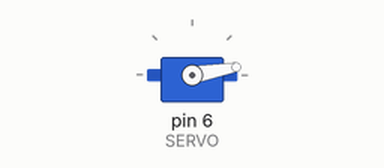
Simulated run of this sketch. Board: Arduino Uno, built with avr-gcc and run on an emulated ATmega328P. Shown: servo. What the sketch prints to the serial monitor is not drawn.

Above: at 1.1 s.
Timing chart, 0 to 2.6 s (numbered marks = the images above):
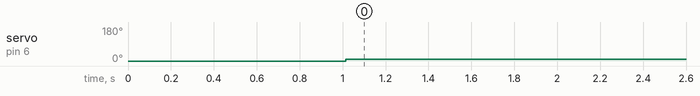

Measured:
- by itself, servo on pin 6 (SERVO): 0° → 10° at 1.0 s

The sketch:

fish2.0.ino
```cpp
// alimentador de aquários que libera a comida dos peixes a cada intervalo definido de 8, 12 ou uma hora

// Ardunino uno com um servo motor conectado na porta digital 6 PWM

#include <Servo.h>

#define SERVO 6 // Servo conectdo na Porta Digital 6 PWM

Servo s; // Variável Servo
int pos; // Posição Servo
unsigned long hora;
unsigned long tempo;
unsigned long segundo;
unsigned long minuto;
unsigned long intervalo;
unsigned long inte;

void setup (){

  s.attach(SERVO);
  Serial.begin(9600);
  s.write(0); // Inicia motor posição zero
  pos=10;
  tempo= millis;
  segundo= 1000 ;
  minuto= 60*segundo;
  hora= 60*minuto;

  delay (segundo);

//////////////////////////Definir intervalo de tempo entre alimentações////////////

      intervalo= 1*minuto;

////////////////////////////////////////////////////////////////////////////////

  Serial.println("Alimentador ligado");

   Serial.println();
   Serial.println();
   Serial.println();
   Serial.println();
   Serial.println();
}

void loop(){

// define qual intervalo deve ser usado entre as ativações do alimentador de peixes
// descomente o período desejado
//  douzeh ();  // douze horas de intervalo
  oitoh ();     // oito horas de intervalo
//  umah ();    // uma hora de intervalo
//  umm ();     // um minuto de intervalo, para testar o funcionamento
}
```

douzeh.ino
```cpp
void douzeh() {


//////////////////////////Definir intervalo de tempo entre alimentações////////////

      intervalo= 12*hora;

////////////////////////////////////////////////////////////////////////////////

        Serial.print(" Intervalo entre alimentações:");
   Serial.println(intervalo);
   Serial.println();
    Serial.println();
     Serial.println();

  //// volta////
    if(pos == 10){


    s.write(pos);

    delay (600);


Serial.print("posição atual: ");
Serial.print(pos);
Serial.println();
Serial.println();
pos =170;
  }

  s.detach();
  Serial.println("desligado");
     Serial.println();
    Serial.println();
     Serial.println();

delay(intervalo);


  //// vai//////
  if (pos == 170)  {


   s.attach(SERVO);
   Serial.println("ligado");
      Serial.println();
    Serial.println();
     Serial.println();

    s.write(pos);
      Serial.println("alimentou");
           Serial.println();
    Serial.println();
     Serial.println();
    delay(segundo);


Serial.print("posição atual: ");
Serial.print(pos);
Serial.println();
Serial.println();
     Serial.println();
    Serial.println();
     Serial.println();
pos =10;

  }

}
```

oitoh.ino
```cpp
void oitoh() {


//////////////////////////Definir intervalo de tempo entre alimentações////////////

       intervalo= 8*hora;

     //  intervalo= 10* segundo;

////////////////////////////////////////////////////////////////////////////////

       Serial.print(" Intervalo entre alimentações:");
   Serial.println(intervalo);
   Serial.println();
    Serial.println();
     Serial.println();

  //// volta////
    if(pos == 10){


    s.write(pos);

    delay (600);


Serial.print("posição atual: ");
Serial.print(pos);
Serial.println();
Serial.println();
pos =170;
  }

  s.detach();
  Serial.println("desligado");
     Serial.println();
    Serial.println();
     Serial.println();

delay(intervalo);


  //// vai//////
  if (pos == 170)  {


   s.attach(SERVO);
   Serial.println("ligado");
      Serial.println();
    Serial.println();
     Serial.println();

    s.write(pos);
      Serial.println("alimentou");
           Serial.println();
    Serial.println();
     Serial.println();
    delay(segundo);


Serial.print("posição atual: ");
Serial.print(pos);
Serial.println();
Serial.println();
     Serial.println();
    Serial.println();
     Serial.println();
pos =10;

  }

}
```

umah.ino
```cpp
void umah() {


//////////////////////////Definir intervalo de tempo entre alimentações////////////

      intervalo= 1*hora;

////////////////////////////////////////////////////////////////////////////////
       Serial.print(" Intervalo entre alimentações:");
   Serial.println(intervalo);
   Serial.println();
    Serial.println();
     Serial.println();

  //// volta////
    if(pos == 10){


    s.write(pos);

    delay (600);


Serial.print("posição atual: ");
Serial.print(pos);
Serial.println();
Serial.println();
pos =170;
  }

  s.detach();
  Serial.println("desligado");
     Serial.println();
    Serial.println();
     Serial.println();

delay(intervalo);


  //// vai//////
  if (pos == 170)  {


   s.attach(SERVO);
   Serial.println("ligado");
      Serial.println();
    Serial.println();
     Serial.println();

    s.write(pos);
      Serial.println("alimentou");
           Serial.println();
    Serial.println();
     Serial.println();
    delay(segundo);


Serial.print("posição atual: ");
Serial.print(pos);
Serial.println();
Serial.println();
     Serial.println();
    Serial.println();
     Serial.println();
pos =10;

  }

}
```

umm.ino
```cpp
 void umm() {


//////////////////////////Definir intervalo de tempo entre alimentações////////////

       intervalo= 1*minuto;

     // intervalo= 10* segundo;

////////////////////////////////////////////////////////////////////////////////


       Serial.print(" Intervalo entre alimentações:");
   Serial.println(intervalo);
   Serial.println();
    Serial.println();
     Serial.println();

  //// volta////
    if(pos == 10){


    s.write(pos);

    delay (600);


Serial.print("posição atual: ");
Serial.print(pos);
Serial.println();
Serial.println();
pos =170;
  }

  s.detach();
  Serial.println("desligado");
     Serial.println();
    Serial.println();
     Serial.println();

delay(intervalo);


  //// vai//////
  if (pos == 170)  {


   s.attach(SERVO);
   Serial.println("ligado");
      Serial.println();
    Serial.println();
     Serial.println();

    s.write(pos);
      Serial.println("alimentou");
           Serial.println();
    Serial.println();
     Serial.println();
    delay(segundo);


Serial.print("posição atual: ");
Serial.print(pos);
Serial.println();
Serial.println();
     Serial.println();
    Serial.println();
     Serial.println();
pos =10;

  }

}
```
